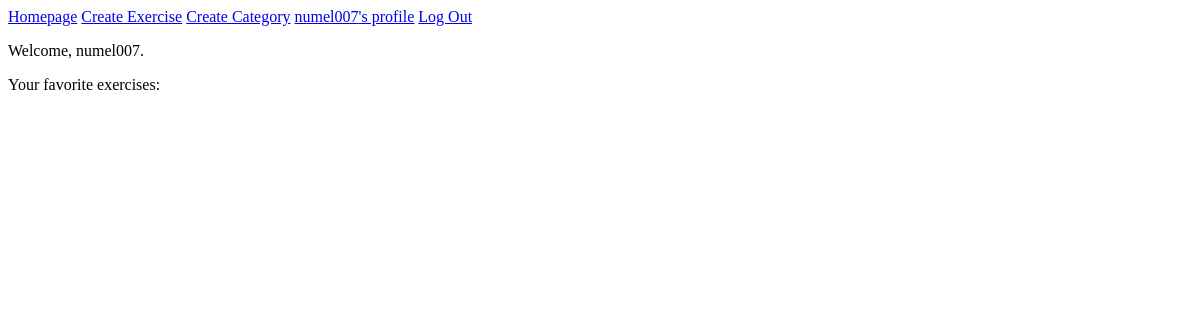
The app's page /profile/numel007 (signed in), older data.
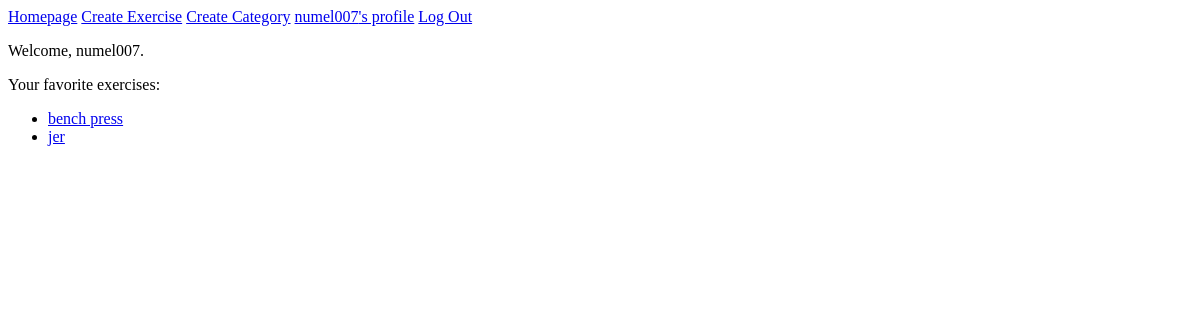
The same page, newer data.
### exercise_app/models.py (models this page shows, shortened)
class Exercise(db.Model):
    id = db.Column(db.Integer, primary_key = True)
    name = db.Column(db.String(80), nullable = False)
    description = db.Column(db.String(300), nullable = False)
    category_id = db.Column(db.Integer, db.ForeignKey('category.id'), nullable = False)
    category = db.relationship('Category', back_populates='exercises')
    favorited_by = db.relationship('User', secondary='favorite_exercises_table', back_populates='favorite_exercises')

### exercise_app/main/routes.py (the view)
@main.route('/profile/<username>')
@login_required
def profile(username):
    user = User.query.filter_by(username=username).one()
    return render_template('profile.html', user=user)

### exercise_app/__init__.py (called while the page is built)
@login_manager.user_loader
def load_user(id):
    return User.query.get(id)

### exercise_app/templates/profile.html
{% extends 'base.html' %}
{% block content %}
<p>
    Your favorite exercises:
    <ul>
        {% for exercise in user.favorite_exercises %}
        <li><a href="/exercise/{{ exercise.id }}">{{ exercise.name }}</a></li>
        {% endfor %}
    </ul>
</p>
{% endblock %}

Row changes from the older to the newer data that the page shows:
added Exercise: name "bench press"
now on this page (row unchanged): Exercise: name "jer"
